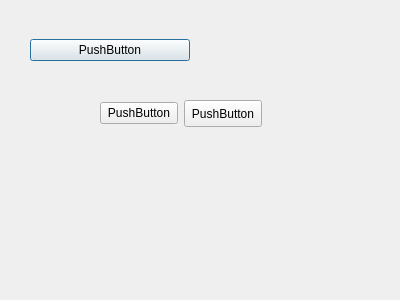
<?xml version="1.0" encoding="UTF-8"?>
<ui version="4.0">
 <class>Dialog</class>
 <widget class="QDialog" name="Dialog">
  <property name="geometry">
   <rect>
    <x>0</x>
    <y>0</y>
    <width>400</width>
    <height>300</height>
   </rect>
  </property>
  <property name="sizePolicy">
   <sizepolicy hsizetype="Preferred" vsizetype="Preferred">
    <horstretch>0</horstretch>
    <verstretch>0</verstretch>
   </sizepolicy>
  </property>
  <property name="sizeIncrement">
   <size>
    <width>1</width>
    <height>1</height>
   </size>
  </property>
  <property name="windowTitle">
   <string>Dialog</string>
  </property>
  <widget class="QWidget" name="gridLayoutWidget">
   <property name="geometry">
    <rect>
     <x>30</x>
     <y>10</y>
     <width>160</width>
     <height>80</height>
    </rect>
   </property>
   <layout class="QGridLayout" name="gridLayout">
    <item row="0" column="0">
     <widget class="QPushButton" name="pushButton_3">
      <property name="text">
       <string>PushButton</string>
      </property>
     </widget>
    </item>
   </layout>
  </widget>
  <widget class="QWidget" name="">
   <property name="geometry">
    <rect>
     <x>100</x>
     <y>100</y>
     <width>162</width>
     <height>27</height>
    </rect>
   </property>
   <layout class="QHBoxLayout" name="horizontalLayout">
    <item>
     <widget class="QPushButton" name="pushButton_2">
      <property name="text">
       <string>PushButton</string>
      </property>
     </widget>
    </item>
    <item>
     <widget class="QPushButton" name="pushButton">
      <property name="sizePolicy">
       <sizepolicy hsizetype="Expanding" vsizetype="Expanding">
        <horstretch>1</horstretch>
        <verstretch>1</verstretch>
       </sizepolicy>
      </property>
      <property name="maximumSize">
       <size>
        <width>16777215</width>
        <height>151</height>
       </size>
      </property>
      <property name="text">
       <string>PushButton</string>
      </property>
     </widget>
    </item>
   </layout>
  </widget>
 </widget>
 <resources/>
 <connections/>
</ui>
